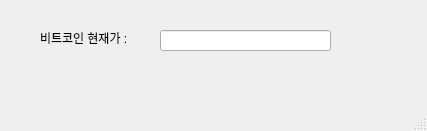
<?xml version="1.0" encoding="UTF-8"?>
<ui version="4.0">
 <class>MainWindow</class>
 <widget class="QMainWindow" name="MainWindow">
  <property name="geometry">
   <rect>
    <x>0</x>
    <y>0</y>
    <width>427</width>
    <height>131</height>
   </rect>
  </property>
  <property name="windowTitle">
   <string>MainWindow</string>
  </property>
  <widget class="QWidget" name="centralwidget">
   <widget class="QLabel" name="label">
    <property name="geometry">
     <rect>
      <x>40</x>
      <y>30</y>
      <width>131</width>
      <height>16</height>
     </rect>
    </property>
    <property name="text">
     <string>비트코인 현재가 :</string>
    </property>
   </widget>
   <widget class="QLineEdit" name="lineEdit">
    <property name="geometry">
     <rect>
      <x>160</x>
      <y>30</y>
      <width>171</width>
      <height>21</height>
     </rect>
    </property>
   </widget>
  </widget>
  <widget class="QMenuBar" name="menubar">
   <property name="geometry">
    <rect>
     <x>0</x>
     <y>0</y>
     <width>427</width>
     <height>26</height>
    </rect>
   </property>
  </widget>
  <widget class="QStatusBar" name="statusbar"/>
 </widget>
 <resources/>
 <connections/>
</ui>
